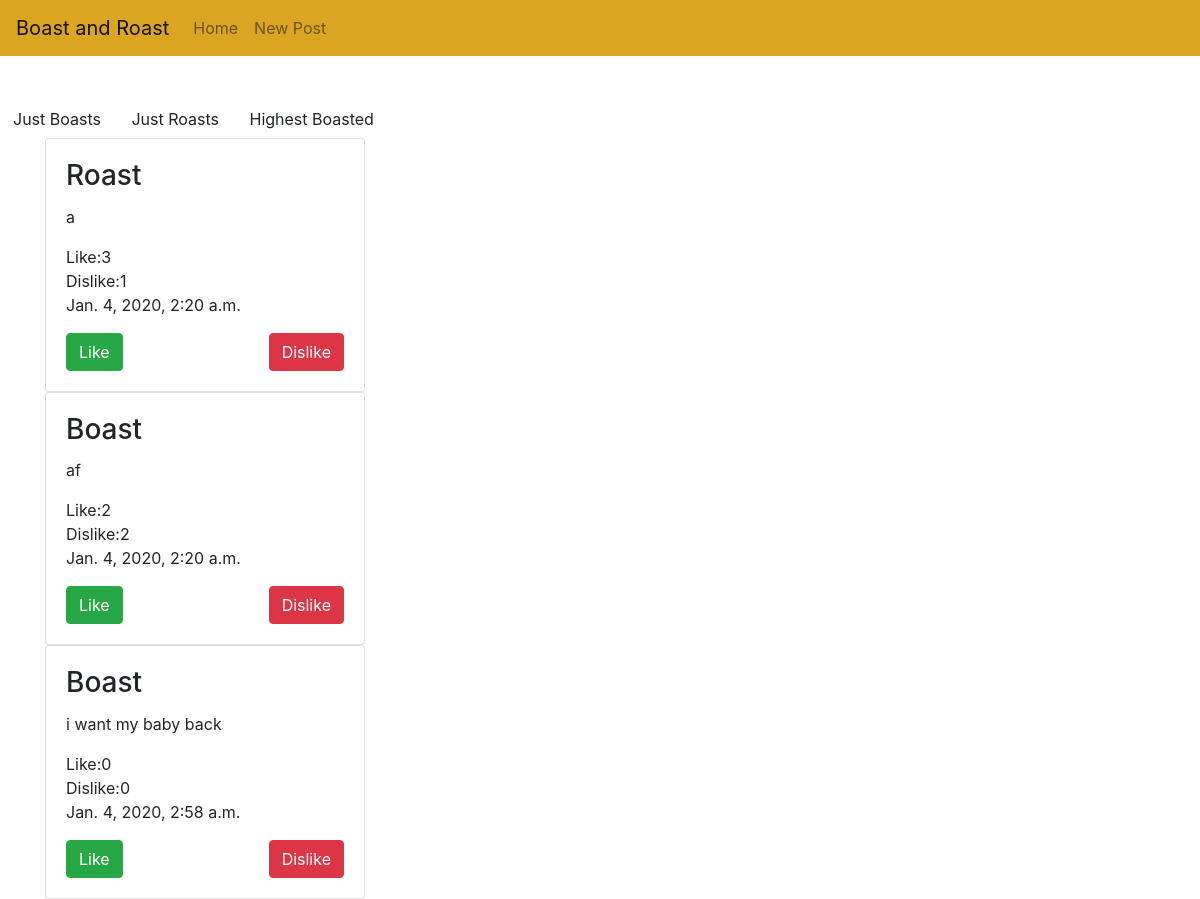
/highestboasted/, run on the app's committed database.
### GhostPost/models.py (models this page shows, shortened)
class Post(models.Model):
    Boast = 'Boast'
    Roast = 'Roast'
    POST_CHOICES = [
        (Boast, 'Boast'),
        (Roast, 'Roast')
    ]
    body = models.CharField(max_length=280)
    timestamp = models.DateTimeField(auto_now_add=True)
    dislike = models.IntegerField(default=0)
    like = models.IntegerField(default=0)
    typeOfPost = models.CharField(choices=POST_CHOICES, default=Boast, max_length=5)
    delete = models.CharField(default=deleteId, max_length=6, editable=False)

### GhostPost/views.py (the view)
# urls.py: path('highestboasted/', highestboasted, name='highestboasted'),
def highestboasted(request):
    posts = Post.objects.order_by('-like')
    return render(request, 'highestboasted.html', {'posts': posts})

### GhostPost/Templates/highestboasted.html (shortened to what this page needs)
{% extends 'base.html' %}
{% load bootstrap4 %}
{% block main %}
<div>
    {% for post in posts %}
    <div class="card" style="width: 20rem;">
            <div class="card-body">
              <h3 class="card-title">{{ post.typeOfPost }}</h3>
              <p class="card-text">{{ post.body }}</p>
              <div>Like:{{post.like}}</div>
              <div>Dislike:{{post.dislike}}</div>
              <p>{{ post.timestamp}}</p>
            <div style="display: flex; justify-content: space-between">
                    <a href="/like/{{post.id}}" class="btn btn-success">Like</a>
                    <a href="/dislike/{{post.id}}" class="btn btn-danger">Dislike</a>
              </div>
            </div>
          </div>
    {% endfor %}
</div>
{% endblock %}

### data on the page
Post: typeOfPost "Roast", body "a", like "3", dislike "1", timestamp "Jan. 4, 2020, 2:20 a.m."
Post: typeOfPost "Boast", body "af", like "2", dislike "2", timestamp "Jan. 4, 2020, 2:20 a.m."
Post: typeOfPost "Boast", body "i want my baby back", like "0", dislike "0", timestamp "Jan. 4, 2020, 2:58 a.m."
